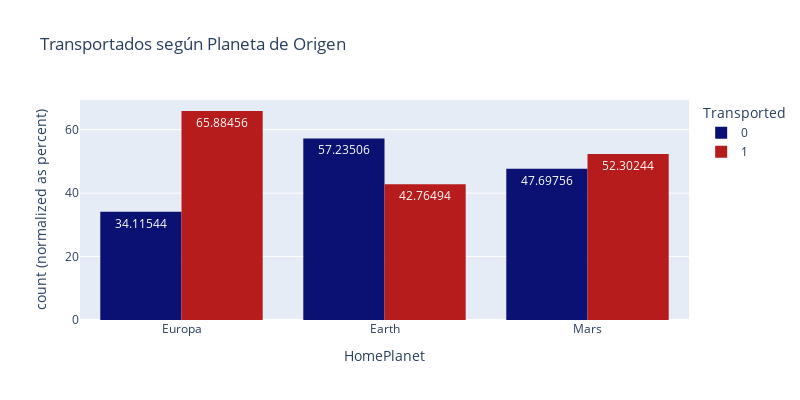

The notebook cell this image was saved under:
### Markdown cell above
### 3.6.2 Comparación entre No sobrevivientes y sobrevivientes mediante gráficos de barra.

### Code cell
px.histogram(df, x='HomePlanet', color = 'Transported', text_auto=True,
             title='Transportados según Planeta de Origen', barmode='group', barnorm='percent',
             width=800, height=400, color_discrete_sequence=['#0A1172','#B71C1C'])

### Figure 1 — Plotly figure (JSON) as saved in the notebook; plotly's stock layout.template omitted (floating-point values rounded to 4 significant figures; data arrays with more than 128 entries replaced by an {"elided": "..."} marker saying what was removed)
{"data": [{"alignmentgroup": "True", "bingroup": "x", "hovertemplate": "Transported=0<br>HomePlanet=%{x}<br>count (normalized as percent)=%{y}<extra></extra>", "legendgroup": "0", "marker": {"color": "#0A1172", "pattern": {"shape": ""}}, "name": "0", "offsetgroup": "0", "orientation": "v", "showlegend": true, "texttemplate": "%{value}", "type": "histogram", "x": {"elided": "4315 str values"}, "xaxis": "x", "yaxis": "y"}, {"alignmentgroup": "True", "bingroup": "x", "hovertemplate": "Transported=1<br>HomePlanet=%{x}<br>count (normalized as percent)=%{y}<extra></extra>", "legendgroup": "1", "marker": {"color": "#B71C1C", "pattern": {"shape": ""}}, "name": "1", "offsetgroup": "1", "orientation": "v", "showlegend": true, "texttemplate": "%{value}", "type": "histogram", "x": {"elided": "4378 str values"}, "xaxis": "x", "yaxis": "y"}], "layout": {"barmode": "group", "barnorm": "percent", "height": 400, "legend": {"title": {"text": "Transported"}, "tracegroupgap": 0}, "title": {"text": "Transportados según Planeta de Origen"}, "width": 800, "xaxis": {"anchor": "y", "autorange": true, "domain": [0, 1], "range": [-0.5, 2.5], "title": {"text": "HomePlanet"}, "type": "category"}, "yaxis": {"anchor": "x", "autorange": true, "domain": [0, 1], "range": [0, 69.35], "title": {"text": "count (normalized as percent)"}}}}
